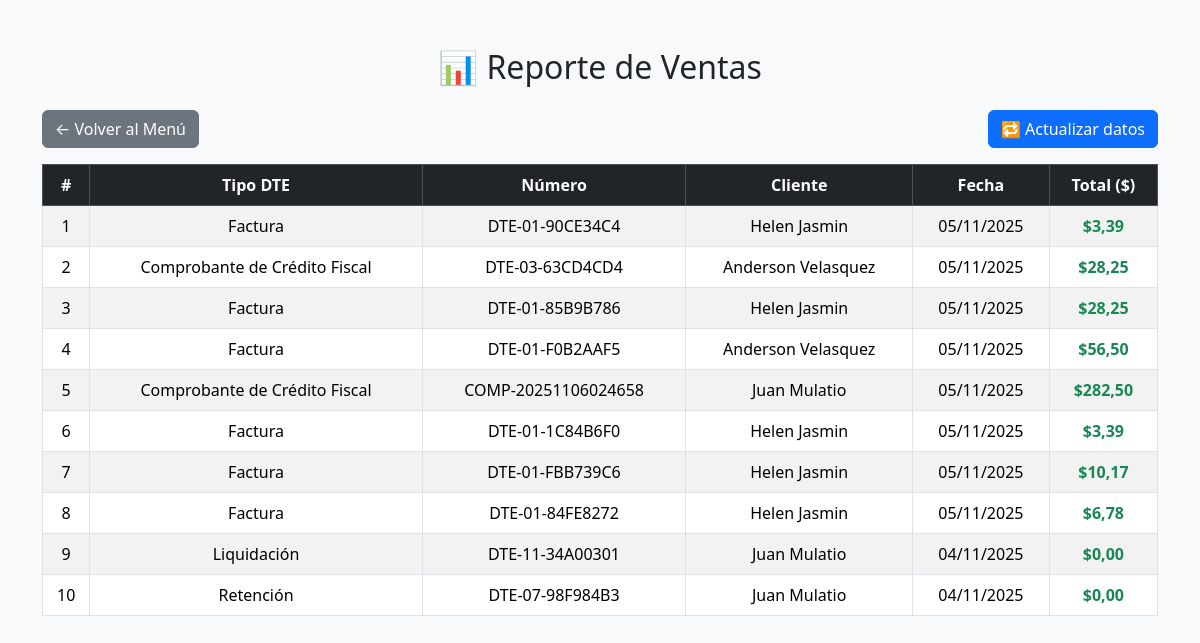
Page /reportes/ventas/ (signed in) on the earlier database version.
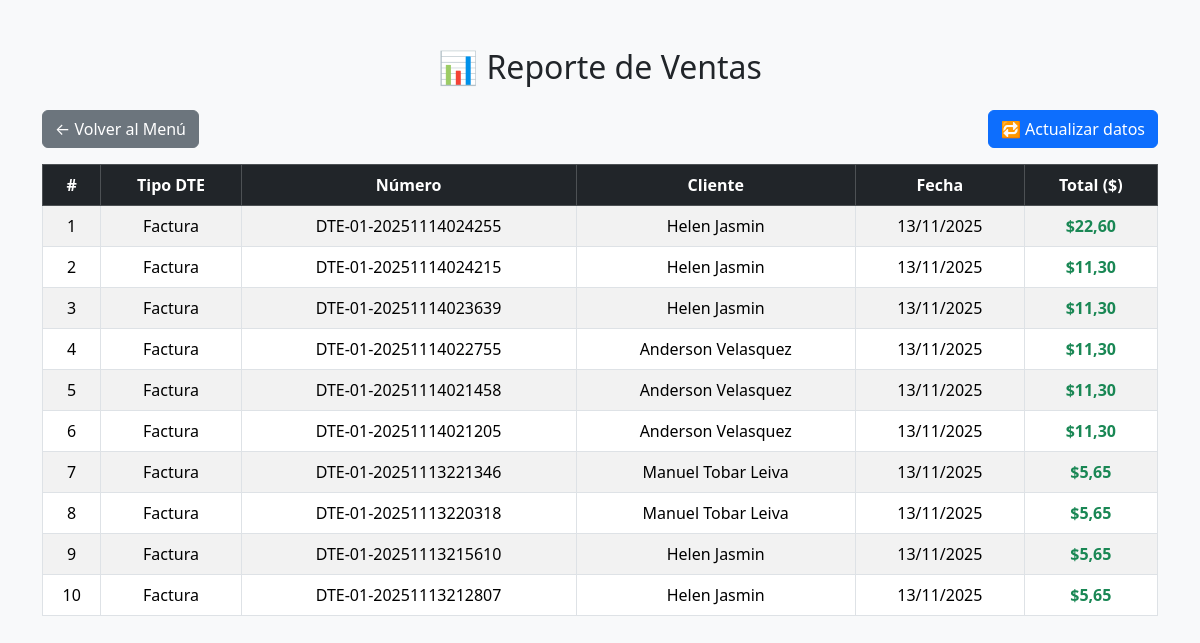
Same page on the later database version.
### Modulos/Facturacion/models.py (models this page shows, shortened)
class DTE(models.Model):
    TIPO_DTE_CHOICES = [
        ('01', 'Factura'),
        ('03', 'Comprobante de Crédito Fiscal'),
        ('05', 'Nota de Crédito'),
        ('06', 'Nota de Débito'),
        ('07', 'Retención'),
        ('11', 'Liquidación'),
    ]
    ESTADOS = [
        ('Activo', 'Activo'),
        ('Anulado', 'Anulado'),
    ]
    empresa = models.ForeignKey(Empresa, on_delete=models.CASCADE)
    cliente = models.ForeignKey(Cliente, on_delete=models.CASCADE)
    usuario = models.ForeignKey(User, on_delete=models.SET_NULL, null=True, blank=True)
    tipo_dte = models.CharField(max_length=2, choices=TIPO_DTE_CHOICES, default='01')
    numero_control = models.CharField(max_length=50, unique=True)
    fecha_emision = models.DateTimeField(auto_now_add=True)
    condicion_pago = models.CharField(max_length=20, default='Contado')
    subtotal = models.DecimalField(max_digits=10, decimal_places=2, default=0)
    iva = models.DecimalField(max_digits=10, decimal_places=2, default=0)
    total = models.DecimalField(max_digits=10, decimal_places=2, default=0)
    codigo_generacion = models.CharField(max_length=100, blank=True, null=True)
    sello_recepcion = models.CharField(max_length=150, blank=True, null=True)
    estado = models.CharField(max_length=10, choices=ESTADOS, default='Activo')

class Cliente(models.Model):
    empresa = models.ForeignKey(Empresa, on_delete=models.CASCADE, null=True, blank=True)
    nombre = models.CharField(max_length=120)
    dui = models.CharField(max_length=10, blank=True, null=True)
    nit = models.CharField(max_length=20)
    nrc = models.CharField(max_length=20, blank=True, null=True)
    direccion = models.TextField()
    correo = models.EmailField(blank=True, null=True)
    telefono = models.CharField(max_length=20, blank=True, null=True)

### Modulos/Facturacion/views.py (the view)
# urls.py: path('reportes/ventas/', reporte_ventas, name='reporte_ventas'),
@rol_requerido(['Administrador', 'Contador'])
def reporte_ventas(request):
    dtes = DTE.objects.filter(estado='Activo').order_by('-fecha_emision')[:10]
    total_general = sum(d.total for d in dtes)
    return render(request, 'Facturacion/ventas.html', {
        'dtes': dtes,
        'total': total_general
    })

### Modulos/Facturacion/templates/Facturacion/ventas.html (shortened to what this page needs)
{% load static %}
<!DOCTYPE html>
<html lang="es">
<head>
  <link href="https://cdn.jsdelivr.net/npm/bootstrap@5.3.3/dist/css/bootstrap.min.css" rel="stylesheet">
</head>
<body class="bg-light">
<div class="container mt-5">
  <h2 class="text-center mb-4">📊 Reporte de Ventas</h2>
  <div class="d-flex justify-content-between mb-3">
    <a href="{% url 'menu_principal' %}" class="btn btn-secondary">← Volver al Menú</a>
    <button id="btnActualizar" class="btn btn-primary">🔁 Actualizar datos</button>
  </div>
  <table id="tablaVentas" class="table table-bordered table-striped text-center">
    <thead class="table-dark">
      <tr>
        <th>#</th>
        <th>Tipo DTE</th>
        <th>Número</th>
        <th>Cliente</th>
        <th>Fecha</th>
        <th>Total ($)</th>
      </tr>
    </thead>
    <tbody>
      {% for dte in dtes %}
      <tr>
        <td>{{ forloop.counter }}</td>
        <td>{{ dte.get_tipo_dte_display }}</td>
        <td>{{ dte.numero_control }}</td>
        <td>{{ dte.cliente.nombre }}</td>
        <td>{{ dte.fecha_emision|date:"d/m/Y" }}</td>
        <td class="fw-bold text-success">${{ dte.total }}</td>
      </tr>
      {% empty %}
      <tr><td colspan="6" class="text-muted">No hay registros de ventas.</td></tr>
      {% endfor %}
    </tbody>
  </table>
</div>
</body>
</html>

Differences in the rows shown:
no longer on this page (row edited): DTE: tipo_dte "Factura", numero_control "DTE-01-90CE34C4", cliente.nombre "Helen Jasmin", fecha_emision "05/11/2025", total "3,39"
no longer on this page (row unchanged): DTE: tipo_dte "Comprobante de Crédito Fiscal", numero_control "DTE-03-63CD4CD4", cliente.nombre "Anderson Velasquez", fecha_emision "05/11/2025", total "28,25"
no longer on this page (row unchanged): DTE: tipo_dte "Factura", numero_control "DTE-01-85B9B786", cliente.nombre "Helen Jasmin", fecha_emision "05/11/2025", total "28,25"
no longer on this page (row unchanged): DTE: tipo_dte "Factura", numero_control "DTE-01-F0B2AAF5", cliente.nombre "Anderson Velasquez", fecha_emision "05/11/2025", total "56,50"
no longer on this page (row unchanged): DTE: tipo_dte "Comprobante de Crédito Fiscal", numero_control "COMP-20251106024658", cliente.nombre "Juan Mulatio", fecha_emision "05/11/2025", total "282,50"
no longer on this page (row unchanged): DTE: tipo_dte "Factura", numero_control "DTE-01-1C84B6F0", cliente.nombre "Helen Jasmin", fecha_emision "05/11/2025", total "3,39"
no longer on this page (row unchanged): DTE: tipo_dte "Factura", numero_control "DTE-01-FBB739C6", cliente.nombre "Helen Jasmin", fecha_emision "05/11/2025", total "10,17"
no longer on this page (row unchanged): DTE: tipo_dte "Factura", numero_control "DTE-01-84FE8272", cliente.nombre "Helen Jasmin", fecha_emision "05/11/2025", total "6,78"
no longer on this page (row unchanged): DTE: tipo_dte "Liquidación", numero_control "DTE-11-34A00301", cliente.nombre "Juan Mulatio", fecha_emision "04/11/2025", total "0,00"
no longer on this page (row unchanged): DTE: tipo_dte "Retención", numero_control "DTE-07-98F984B3", cliente.nombre "Juan Mulatio", fecha_emision "04/11/2025", total "0,00"
added DTE: tipo_dte "Factura", numero_control "DTE-01-20251114024255", cliente.nombre "Helen Jasmin", fecha_emision "13/11/2025", total "22,60"
added DTE: tipo_dte "Factura", numero_control "DTE-01-20251114024215", cliente.nombre "Helen Jasmin", fecha_emision "13/11/2025", total "11,30"
added DTE: tipo_dte "Factura", numero_control "DTE-01-20251114023639", cliente.nombre "Helen Jasmin", fecha_emision "13/11/2025", total "11,30"
added DTE: tipo_dte "Factura", numero_control "DTE-01-20251114022755", cliente.nombre "Anderson Velasquez", fecha_emision "13/11/2025", total "11,30"
added DTE: tipo_dte "Factura", numero_control "DTE-01-20251114021458", cliente.nombre "Anderson Velasquez", fecha_emision "13/11/2025", total "11,30"
added DTE: tipo_dte "Factura", numero_control "DTE-01-20251114021205", cliente.nombre "Anderson Velasquez", fecha_emision "13/11/2025", total "11,30"
added DTE: tipo_dte "Factura", numero_control "DTE-01-20251113221346", cliente.nombre "Manuel Tobar Leiva", fecha_emision "13/11/2025", total "5,65"
added DTE: tipo_dte "Factura", numero_control "DTE-01-20251113220318", cliente.nombre "Manuel Tobar Leiva", fecha_emision "13/11/2025", total "5,65"
added DTE: tipo_dte "Factura", numero_control "DTE-01-20251113215610", cliente.nombre "Helen Jasmin", fecha_emision "13/11/2025", total "5,65"
added DTE: tipo_dte "Factura", numero_control "DTE-01-20251113212807", cliente.nombre "Helen Jasmin", fecha_emision "13/11/2025", total "5,65"
